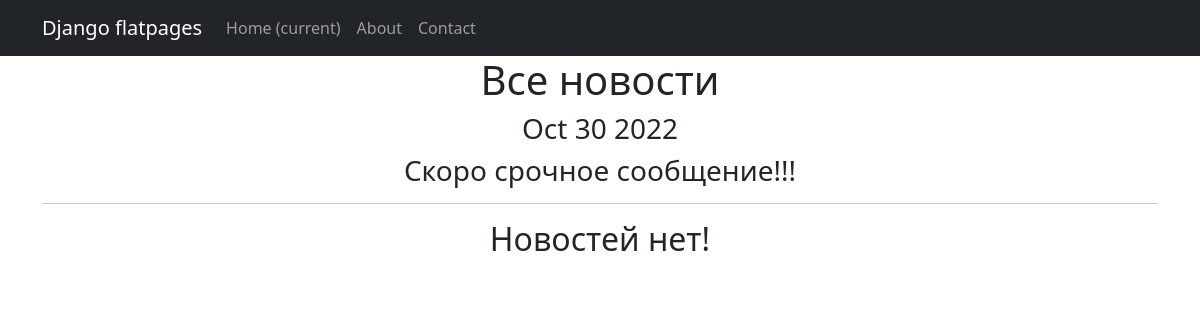
Before: /news/ with the older database file.
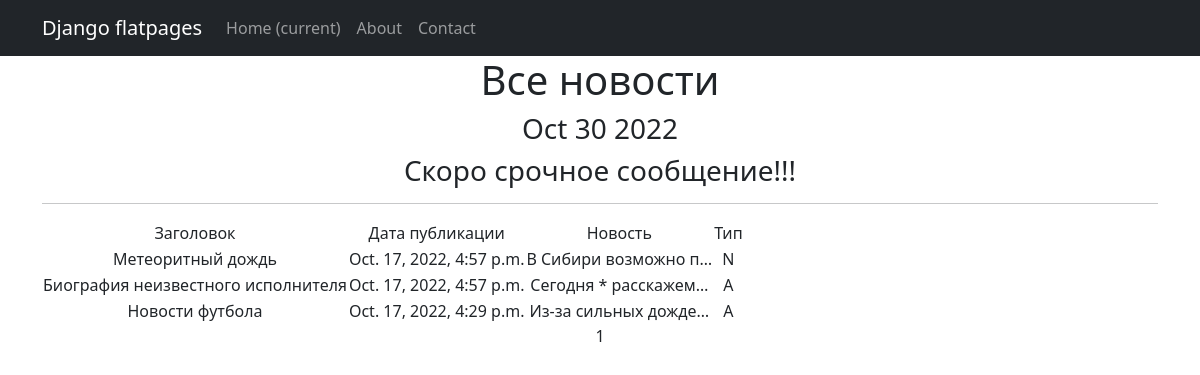
After: the same page with the newer database file.
### news/models.py (models this page shows, shortened)
class Post(models.Model):
    article = 'A'
    news = 'N'
    POST_TYPE = [
        (article, 'Статья'),
        (news, 'Новость')
    ]
    type = models.CharField(max_length=1, choices=POST_TYPE, default=article)
    creation_date = models.DateTimeField(auto_now_add=True)
    article_subject = models.CharField(max_length=150)
    article_text = models.TextField()
    rating = models.IntegerField(default=0)
    author = models.ForeignKey(Author, on_delete=models.CASCADE)
    category = models.ManyToManyField(Category, through='PostCategory')

### news/views.py (the view)
# urls.py: path('', NewsList.as_view(), name='news_list'),
class NewsList(ListView):
    model = Post
    ordering = '-creation_date'
    template_name = 'news.html'
    context_object_name = 'news'
    paginate_by = 10
    def get_context_data(self, **kwargs):
        context = super().get_context_data(**kwargs)
        context['breaking_news'] = 'Скоро срочное сообщение!!!'
        return context

### news/templatetags/custom_filters.py (called while the page is built)
@register.filter()
def censor(value):
   result = value
   for word in PROHIBITED_WORDS:
      result =  result.replace(word, "*")
   return result

### news/templatetags/custom_tags.py (called while the page is built)
@register.simple_tag()
def current_time(format_string='%b %d %Y'):
   return datetime.utcnow().strftime(format_string)

### templates/news.html (shortened to what this page needs)
{% extends 'default.html' %}
{% load custom_filters %}
{% load custom_tags %}
{% block content %}
   <h1>Все новости</h1>
   <h3>{% current_time '%b %d %Y' %}</h3>
   <h3> {{ breaking_news|default_if_none:"Пока нет строчных новостей!" }} </h3>
   <hr>
   {% if news %}
       <table>
           <tr>
               <td>Заголовок</td>
               <td>Дата публикации</td>
               <td>Новость</td>
               <td>Тип</td>
           </tr>
           {% for n in news %}
           <tr>
               <td>{{ n.article_subject|censor }}</td>
               <td>{{ n.creation_date }}</td>
               <td>{{ n.article_text|censor|truncatechars:20 }}</td>
               <td>{{ n.type }}</td>
           </tr>
           {% endfor %}
       </table>
       {{ page_obj.number }}
   {% else %}
       <h2>Новостей нет!</h2>
   {% endif %}
{% endblock content %}

Changed rows visible on the page:
added Post: article_subject|censor "Метеоритный дождь", creation_date "Oct. 17, 2022, 4:57 p.m.", article_text|censor "В Сибири возможно п…", type "N"
added Post: article_subject|censor "Биография неизвестного исполнителя", creation_date "Oct. 17, 2022, 4:57 p.m.", article_text|censor "Сегодня * расскажем…", type "A"
added Post: article_subject|censor "Новости футбола", creation_date "Oct. 17, 2022, 4:29 p.m.", article_text|censor "Из-за сильных дожде…", type "A"
Other visible differences:
{{ page_obj.number }}: (not shown) → "1"
text no longer shown: "Новостей нет!"
text now shown: "Заголовок Дата публикации Новость Тип"
